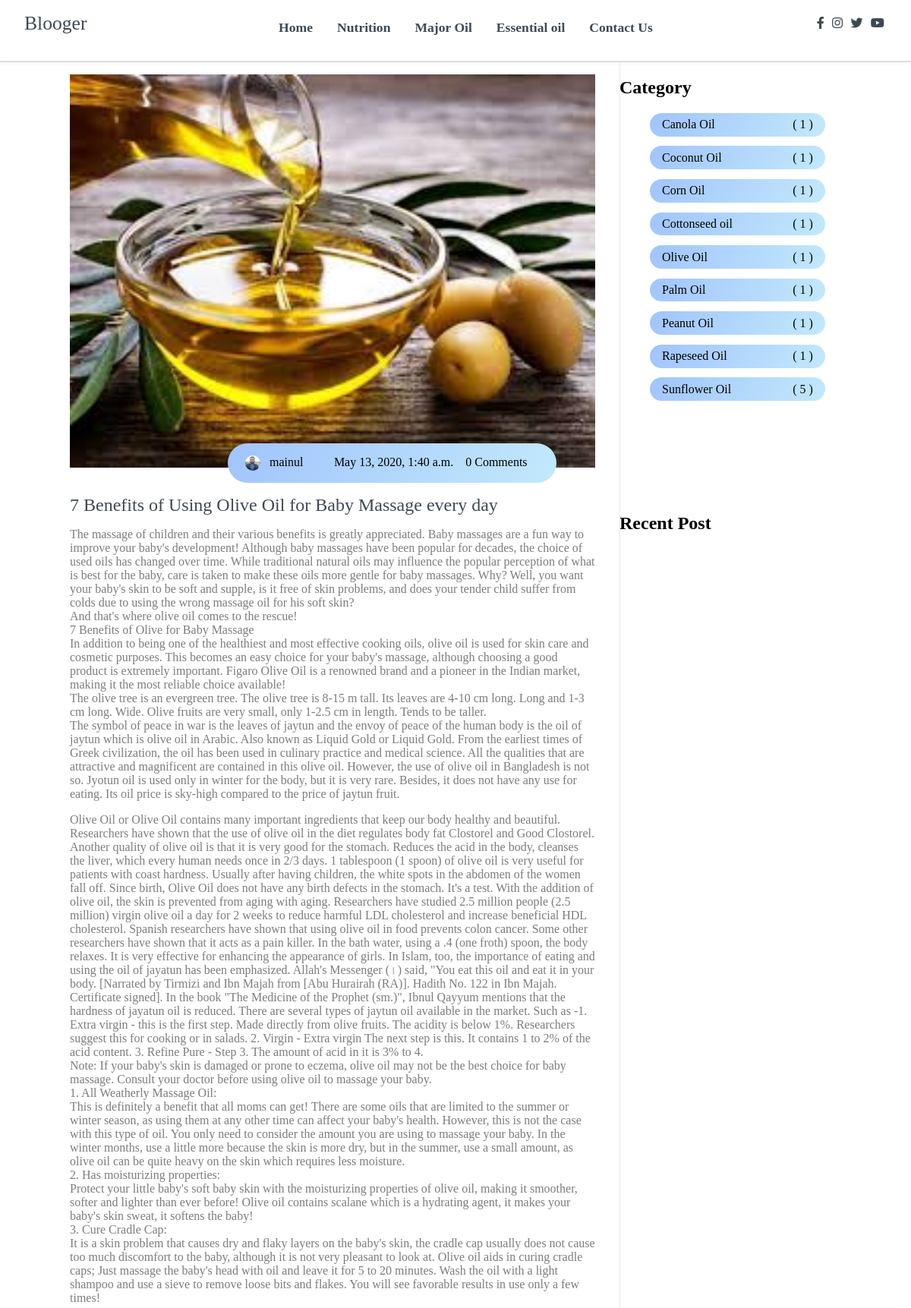
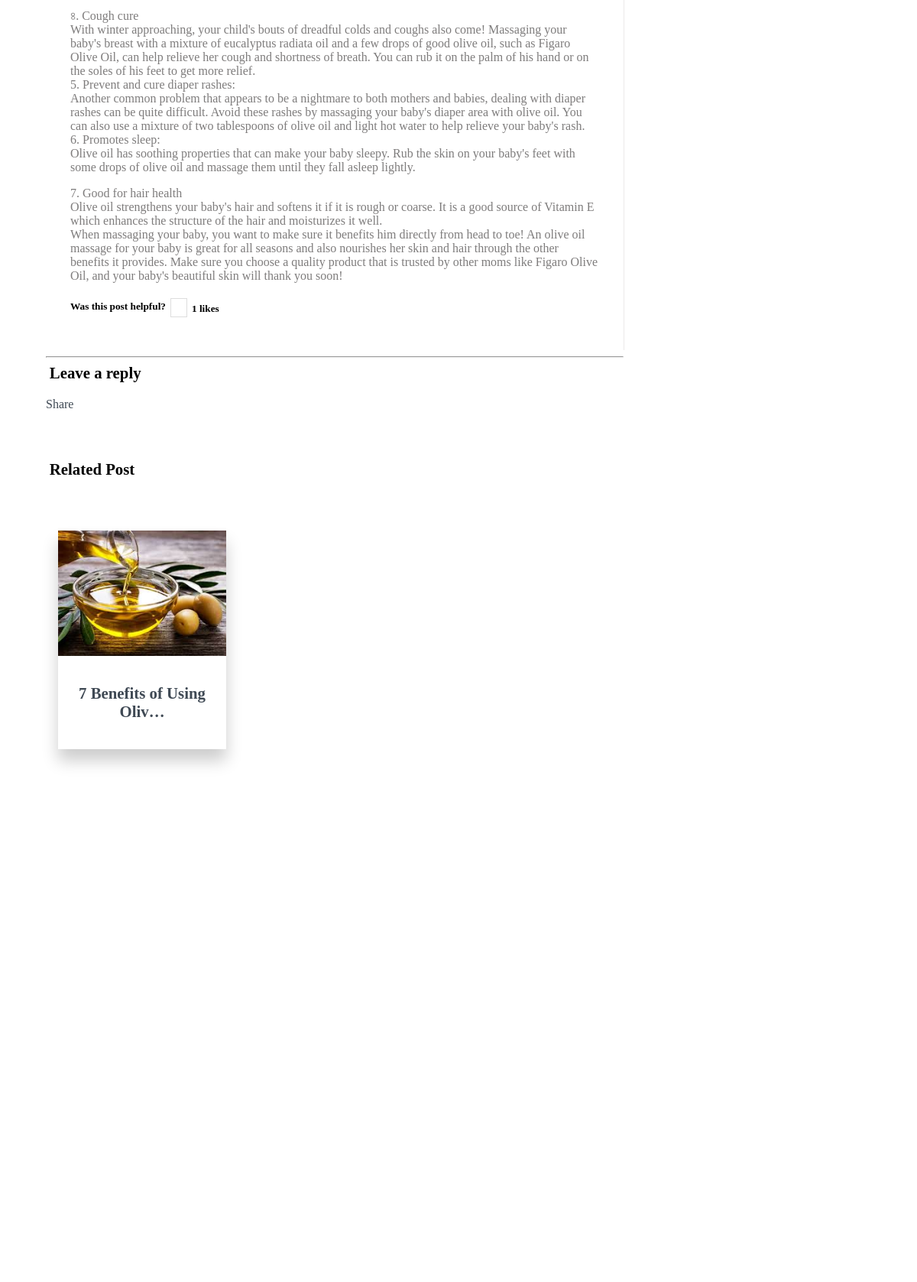
The app's page /post/4/ (upper part) with its own data (2 pictures, top to bottom).
### posts/models.py (models this page shows, shortened)
class Post(models.Model):
    title = models.CharField(max_length=150)
    overview = models.TextField()
    timestamp = models.DateTimeField(auto_now_add= True)
    author = models.ForeignKey(Author, on_delete=models.CASCADE)
    thumbnail = models.ImageField()
    incredient_pdf = models.ImageField(blank=True, null=True)
    categories = models.ManyToManyField(Category)
    featured = models.BooleanField()
    likes = models.ManyToManyField(User, related_name='likes', blank=True, null=True)
    unlikes = models.ManyToManyField(User,related_name='unlikes',blank=True, null=True)
    def total_unlikes(self):
        return self.unlikes.all().count()
    def total_likes(self):
        return self.likes.all().count()
    def get_absolute_url(self, **kwargs):
        return reverse('post-detail', kwargs={
            'pk':self.pk
        })
    def approve_comments(self):
        return self.comments.filter(approve_comment=True)

class Author(models.Model):
    user = models.OneToOneField(User, on_delete=models.CASCADE)
    profile_picture = models.ImageField()
    def __str__(self):
        return self.user.username

### posts/views.py (the view)
# urls.py: path('post/<int:pk>/', PostDetailView.as_view(), name='post-detail'),
class PostDetailView(DetailView):
    queryset = Post.objects.all()
    template_name = 'posts/post-detail.html'
    context_object_name = 'post'
    form = CommentForm()
    def get_context_data(self, **kwargs):
        category_count = get_category_count()
        recent = Post.objects.order_by('-timestamp')[0:10]
        category = get_object_or_404(Category, id=self.kwargs['pk'])
        related_post = Post.objects.filter(categories=category)[0:24]
        stuff = get_object_or_404(Post, id=self.kwargs['pk'])
        total_likes = stuff.total_likes()
        total_unlikes = stuff.total_unlikes()
        liked = False
        if stuff.likes.filter(id=self.request.user.id).exists():
            liked = True
        context = super().get_context_data(**kwargs)
        context['form'] = self.form
        context['category_count'] = category_count
        context['recent'] = recent
        context['related_post'] = related_post
        context['total_likes'] = total_likes
        context['total_unlikes'] = total_unlikes
        context['liked'] = liked
        return context
    def post(self, request,pk, **kwargs):
        post = get_object_or_404(Post, pk=pk)
        if request.method == 'POST':
            form = CommentForm(request.POST)
            if form.is_valid():
                comment = form.save(commit=False)
                comment.post = post
                comment.save()
                return redirect(reverse("post-detail", kwargs={
                    'pk':post.pk
                }))
        else:
            form = CommentForm()

### posts/views.py (called while the page is built)
def get_category_count():
    queryset = Post.objects.values('categories__title').annotate(Count('categories__title'))
    return queryset

### posts/templates/posts/post-detail.html (shortened to what this page needs)
{% extends 'base.html' %}
{% load crispy_forms_tags %}
{% load static %}
{% block content %}
<main>
  <section class="container">
    <div class="site-content">
      <div class="posts" style="">
        <div class="post-content" data-aos="zoom-in" data-aos-delay="200">
          <div class="post-image">
            <div>
              <img src=" {{ post.thumbnail.url }} " class="img" alt="blog1">
            </div>
            <div style="padding:16px 30px;" class="post-info flex-row">
              <span>
                <i class="">
                  <img style="width:20px; height:20px;
                                  border-radius:100%; float:left;margin-left:-15px;"
                    src="{{ post.author.profile_picture.url }}">
                </i>&nbsp;&nbsp; {{ post.author }}
              </span>
              <span>
                <i class="fas fa-calendar-alt text-gray"></i>&nbsp;&nbsp; {{ post.timestamp}}
              </span>
              <span>{{ post.comments.count }} Comments</span>
            </div>
          </div>
          <div class="post-title">
            <a href=""> {{ post.title }}</a>
            <p style="text-align: justify;">
              {{ post.overview|linebreaks }}
            </p>
            <h5 style="display: flex; flex-direction: row; width: 100%; "> Was this post helpful?
              <div class="like-unlike">
                <form style="display: flex; flex-direction: row; margin-top:-.2rem;"
                  action="{% url 'like-post' post.pk %}" method="POST">
                  {% if liked %}
                  <div style="display: flex; flex-direction: row; align-items: center; margin-right: 1rem;"
                    class="like">
                    <button type="submit" name="post_id" value=" {{post.id}} " style="border:none;background:none;">
                      <i style=" border: 1px solid #ddd; padding:.3rem; margin-bottom:.2rem;" class="fa fa-thumbs-down"
                        aria-hidden="true"></i>
                    </button>
                    <span> {{ total_likes }} likes </span>
                  </div>
                  {% else %}
                  <div style="display: flex; flex-direction: row; align-items: center; margin-right: 1rem;"
                    class="like">
                    <button type="submit" name="post_id" value=" {{post.id}} " style="border:none;background:none;">
                      <i style=" border: 1px solid #ddd; padding:.3rem; margin-bottom:.2rem;" class="fa fa-thumbs-up"
                        aria-hidden="true"></i>
                    </button>
                    <span> {{ total_likes }} likes </span>
                  </div>
                  {% endif %}
                </form>
              </div>
            </h5>
          </div>
        </div>
        <hr>
        <div class="add-comment">
          <header>
            <h3 class="h6">Leave a reply</h3>
          </header>
        <div style="margin: 20px auto 20px 0;" class="fb-share-button" data-href="http://127.0.0.1:8000/post/9/"
          data-layout="button_count" data-size="large"><a target="_blank"
            href="https://www.facebook.com/sharer/sharer.php?u=http%3A%2F%2F127.0.0.1%3A8000%2Fpost%2F9%2F&amp;src=sdkpreparse"
            class="fb-xfbml-parse-ignore">Share</a></div>
            <div class="blog">
              <header>
                <h3 class="h6">Related Post</h3>
              </header>
              <div class="container" style="">
                {% for related in related_post %}
                <div class="blog-content" data-aos="fade-right" data-aos-delay="200">
                  <img src="{{ related.thumbnail.url }}" alt="post-1">
                  <div class="blog-title">
                    <h3> <a href=" {{related.get_absolute_url }} ">  {{ related.title|truncatechars:25 }} </a>  </h3>
                  </div>
                </div>
                {% endfor %}
              </div>
            </div>
      </div>
    </div>
    <aside class="sidebar">
      <div class="category">
        <h2>Category</h2>
        <ul class="category-list">
          {% for cat in category_count %}
          <li class="list-items" data-aos="fade-left" data-aos-delay="100">
            {% if 'Cottonseed oil' in cat.categories__title %}
            <a href=" {% url 'CottonseedOil' %} "> {{ cat.categories__title }}</a>
            <span>( {{ cat.categories__title__count }} )</span>
            {% endif %}
            {% if 'Coconut Oil' in cat.categories__title %}
            <a href=" {% url 'CoconutOil' %} "> {{ cat.categories__title }}</a>
            <span>( {{ cat.categories__title__count }} )</span>
            {% endif %}
            {% if 'Corn Oil' in cat.categories__title %}
            <a href=" {% url 'CornOil' %} "> {{ cat.categories__title }}</a>
            <span>( {{ cat.categories__title__count }} )</span>
            {% endif %}
            {% if 'Canola Oil' in cat.categories__title %}
            <a href=" {% url 'CanolaOil' %} "> {{ cat.categories__title }}</a>
            <span>( {{ cat.categories__title__count }} )</span>
            {% endif %}
            {% if 'Olive Oil' in cat.categories__title %}
            <a href=" {% url 'OliveOil' %} "> {{ cat.categories__title }}</a>
            <span>( {{ cat.categories__title__count }} )</span>
            {% endif %}
            {% if 'Palm Oil' in cat.categories__title %}
            <a href=" {% url 'PalmOil' %} "> {{ cat.categories__title }}</a>
            <span>( {{ cat.categories__title__count }} )</span>
            {% endif %}
            {% if 'Peanut Oil' in cat.categories__title %}
            <a href=" {% url 'PeanutOil' %} "> {{ cat.categories__title }}</a>
            <span>( {{ cat.categories__title__count }} )</span>
            {% endif %}
            {% if 'Rapeseed Oil' in cat.categories__title %}
            <a href=" {% url 'RapeseedOil' %} "> {{ cat.categories__title }}</a>
            <span>( {{ cat.categories__title__count }} )</span>
            {% endif %}
            {% if 'Sunflower Oil' in cat.categories__title %}
            <a href=" {% url 'SunflowerOil' %} "> {{ cat.categories__title }}</a>
            <span>( {{ cat.categories__title__count }} )</span>
            {% endif %}
          </li>
          {% endfor %}
        </ul>
      </div>
      <div class="popular-post">
        <h2>Recent Post</h2>
        {% for obj in recent %}
        <div class="post-content" data-aos="flip-up" data-aos-delay="200">
          <div class="post-image">
            <div>
              <img src=" {{ obj.thumbnail.url }} " class="img" alt="blog1">
            </div>
            <div class="post-info flex-row">
              <span><i class="fas fa-calendar-alt text-gray"></i>&nbsp;&nbsp;
              </span>
              <span>2 Comments</span>
            </div>
          </div>
          <div class="post-title">
            <a href=" {% url 'post-detail' pk=obj.pk %} "> {{ obj.title }} </a>
          </div>
        </div>
        {% endfor %}
      </div>
    </aside>
    </div>
  </section>
</main>
{% endblock content %}

### static/css/all.css (style rules this page uses)
.fa, .fas, .far, .fal, .fad, .fab { -moz-osx-font-smoothing: grayscale; -webkit-font-smoothing: antialiased; display: inline-block; font-style: normal; font-variant: normal; text-rendering: auto; line-height: 1; }
.fa-calendar-alt:before { content: "\f073"; }
.fa-thumbs-up:before { content: "\f164"; }
.fa, .fas { font-family: 'Font Awesome 5 Free'; font-weight: 900; }

### static/css/Style.css (style rules this page uses)
html, body { margin: 0%; box-sizing: border-box; overflow-x: hidden; left: 0; }
p { font-family: Arial, Helvetica, sans-serif; }
:root { --text-gray: #3f4954; --text-light : #686666da; --bg-color: #0f0f0f; --white: #ffffff; --midnight: #104f55; --sky: linear-gradient(120deg, #a1c4fd 0%, #c2e9fb 100%); --Abel: 'Abel', cursive; --Anton: 'Anton', cursive; --Josefin : 'Josefin', cursive; --Lexend: 'Lexend', cursive; --Livvic : 'Livvic', cursive; --Lobster: 'Lobster', cursive; --Open_Sans: 'Open_Sans', cursive; --Oswald: 'Oswald', cursive; --Passion_One: 'Passion_One', cursive; --Roboto: 'Roboto', cursive; --Ubuntu: 'Ubuntu', cursive; }
a { text-decoration: none; color: var(--text-gray); }
.flex-row { display: flex; flex-direction: row; flex-wrap: wrap; }
ul { list-style-type: none; }
h2 { font-family: var(--Lexend); }
h3 { font-family: var(--Abel); font-size: 1.3rem; }
span { font-family: var(--Abel); }
.container { margin: 0 5vw; }
.text-gray { color: var(--text-gray); }
p { font-family: var(--Lexend); color: var(--text-light); }
main .site-title h1, h3 { margin: .3rem; }
main .blog { margin-top: 4rem; }
main .blog .container { width: 100%; margin: auto; display: grid; grid-template-columns: repeat(auto-fill, minmax(15rem, 1fr)); }
main .blog .container .blog-content { display: flex; flex-direction: column; text-align: center; margin: 3rem 1rem; box-shadow: 0 15px 20px rgba(0, 0, 0, 0.2); }
main .blog-content img { width: 100%; }
main .blog-content .blog-title { padding: 2rem 0; }
main .site-content { display: grid; grid-template-columns: 70% 30%; }
main .post-content { width: 100%; border-right: 1px solid rgb(236, 234, 234); }
main .site-content .post-content > .post-image, .post-title { padding: 1rem 2rem; position: relative; }
main .site-content .post-content > .post-image .post-info { background: var(--sky); padding: 1rem; position: absolute; bottom: 0%; left: 20vw; border-radius: 3rem; }
main .site-content .post-content > .post-image > div { overflow: hidden; }
main .site-content .post-content > .post-image .img { width: 100%; transition: all .5s ease; }
main .site-content .post-content > .post-image .post-info span { margin: 0 .5rem; }
main .post-content .post-title a { font-family: var(--Anton); font-size: 1.5rem; }
.site-content > .sidebar .category-list { font-family: var(--Livvic); }
.site-content > .sidebar .category-list .list-items { background: var(--sky); padding: .4rem 1rem; margin: .8rem 0; border-radius: 3rem; width: 70%; display: flex; justify-content: space-between; }
.site-content > .sidebar .category-list .list-items a { color: black; }
.site-content .sidebar .popular-post .post-content { padding: 1rem 0; }
.site-content .sidebar .popular-post h2 { padding-top: 8rem; }
.site-content .sidebar .popular-post .post-info { padding: .4rem .1rem !important; bottom: 0rem !important; left: 1.5rem !important; border-radius: 0rem !important; background: white !important; }
.site-content .sidebar .popular-post .post-title a { font-size: 1rem; }

### records on screen
Post: thumbnail (picture), author.profile_picture (picture), author "mainul", timestamp "May 13, 2020, 1:40 a.m.", comments.count "0", title "7 Benefits of Using Olive Oil for Baby Massage every day", overview "The massage of children and their various benefits is greatly appreciated. Baby massages are a fun way to improve your baby's development! Although baby massages have been popular for decades, the choice of used oils has changed over time. While traditional natural oils may influence the popular perception of what is best for the baby, care is taken to make these oils more gentle for baby massages. Why? Well, you want your baby's skin to be soft and supple, is it free of skin problems, and does your tender child suffer from colds due to using the wrong massage oil for his soft skin? And that's where olive oil comes to the rescue! 7 Benefits of Olive for Baby Massage In addition to being one…", title "7 Benefits of Using Oliv…"
Post: thumbnail (picture)
Post: thumbnail (picture)
Post: thumbnail (picture)
Post: thumbnail (picture)
Post: thumbnail (picture)
Post: thumbnail (picture)
Post: thumbnail (picture)
Post: thumbnail (picture)
Post: thumbnail (picture)

### other values on screen
{{ total_likes }} "1"
{{ cat.categories__title }} "Canola Oil"
{{ cat.categories__title__count }} "1"
{{ cat.categories__title }} "Coconut Oil"
{{ cat.categories__title }} "Corn Oil"
{{ cat.categories__title }} "Cottonseed oil"
{{ cat.categories__title }} "Olive Oil"
{{ cat.categories__title }} "Palm Oil"
{{ cat.categories__title }} "Peanut Oil"
{{ cat.categories__title }} "Rapeseed Oil"
{{ cat.categories__title }} "Sunflower Oil"
{{ cat.categories__title__count }} "5"
